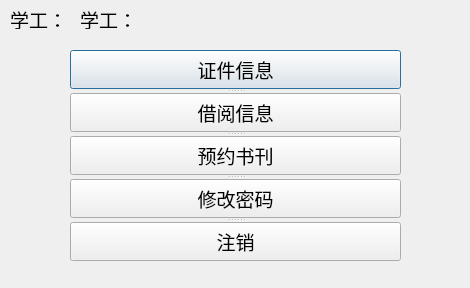
<?xml version="1.0" encoding="UTF-8"?>
<ui version="4.0">
 <class>User</class>
 <widget class="QDialog" name="User">
  <property name="geometry">
   <rect>
    <x>0</x>
    <y>0</y>
    <width>470</width>
    <height>288</height>
   </rect>
  </property>
  <property name="minimumSize">
   <size>
    <width>470</width>
    <height>288</height>
   </size>
  </property>
  <property name="maximumSize">
   <size>
    <width>470</width>
    <height>288</height>
   </size>
  </property>
  <property name="font">
   <font>
    <family>新宋体</family>
    <pointsize>14</pointsize>
   </font>
  </property>
  <property name="windowTitle">
   <string>Dialog</string>
  </property>
  <widget class="QLabel" name="label">
   <property name="geometry">
    <rect>
     <x>10</x>
     <y>10</y>
     <width>61</width>
     <height>19</height>
    </rect>
   </property>
   <property name="text">
    <string>学工：</string>
   </property>
  </widget>
  <widget class="QSplitter" name="splitter">
   <property name="geometry">
    <rect>
     <x>70</x>
     <y>50</y>
     <width>331</width>
     <height>211</height>
    </rect>
   </property>
   <property name="orientation">
    <enum>Qt::Vertical</enum>
   </property>
   <widget class="QPushButton" name="pushButton_3">
    <property name="text">
     <string>证件信息</string>
    </property>
   </widget>
   <widget class="QPushButton" name="pushButton_2">
    <property name="text">
     <string>借阅信息</string>
    </property>
   </widget>
   <widget class="QPushButton" name="pushButton_5">
    <property name="text">
     <string>预约书刊</string>
    </property>
   </widget>
   <widget class="QPushButton" name="pushButton_4">
    <property name="text">
     <string>修改密码</string>
    </property>
   </widget>
   <widget class="QPushButton" name="pushButton">
    <property name="text">
     <string>注销</string>
    </property>
   </widget>
  </widget>
  <widget class="QLabel" name="label_2">
   <property name="geometry">
    <rect>
     <x>80</x>
     <y>10</y>
     <width>211</width>
     <height>19</height>
    </rect>
   </property>
   <property name="text">
    <string>学工：</string>
   </property>
  </widget>
 </widget>
 <resources/>
 <connections>
  <connection>
   <sender>pushButton</sender>
   <signal>clicked()</signal>
   <receiver>User</receiver>
   <slot>close()</slot>
   <hints>
    <hint type="sourcelabel">
     <x>238</x>
     <y>249</y>
    </hint>
    <hint type="destinationlabel">
     <x>378</x>
     <y>249</y>
    </hint>
   </hints>
  </connection>
 </connections>
</ui>
